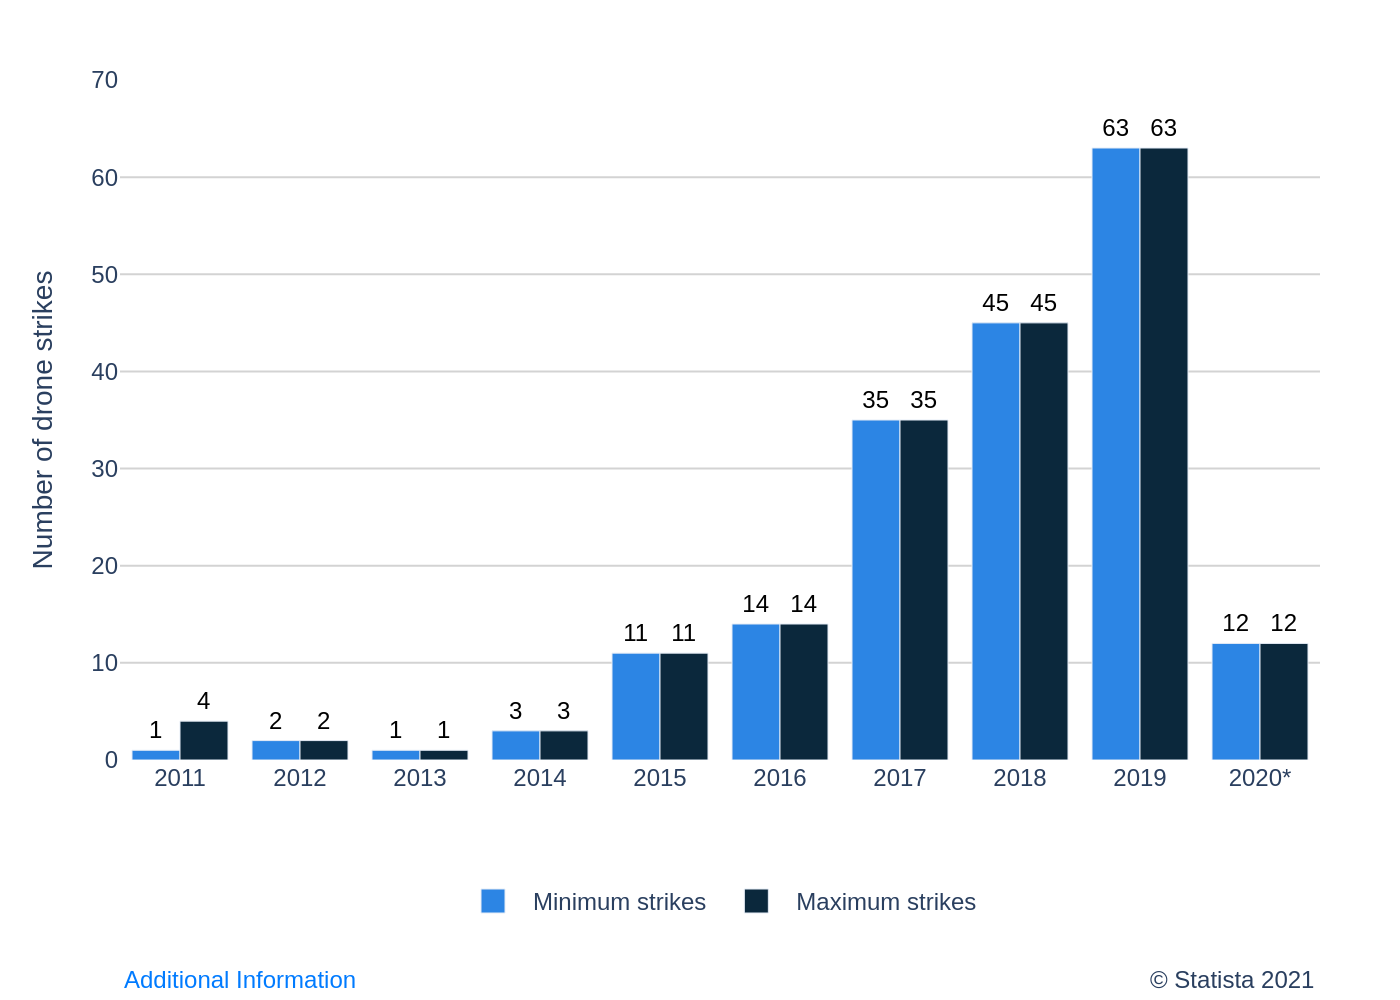

Write Python code to recreate this figure.
import sys
import json
import plotly.graph_objects as go
from pathlib import Path

# Check if a file path is provided as a command-line argument
if len(sys.argv) < 2:
    print(f"Usage: python {sys.argv[0]} <json_file_path>")
    sys.exit(1)

json_path = sys.argv[1]

# Read the chart data and configuration from the specified JSON file
try:
    with open(json_path, 'r', encoding='utf-8') as f:
        chart_config = json.load(f)
except FileNotFoundError:
    print(f"Error: JSON file not found at {json_path}")
    sys.exit(1)
except json.JSONDecodeError:
    print(f"Error: Could not decode JSON from {json_path}")
    sys.exit(1)

# Extract data, texts, and colors from the loaded configuration
chart_data = chart_config.get('chart_data', [])
texts = chart_config.get('texts', {})
colors = chart_config.get('colors', [])

# Initialize the figure
fig = go.Figure()

# Add a bar trace for each data series specified in the JSON
for i, series in enumerate(chart_data):
    fig.add_trace(go.Bar(
        x=series['x'],
        y=series['y'],
        name=series['name'],
        marker_color=colors[i % len(colors)],
        text=series['y'],
        textposition='outside',
        textfont=dict(
            family="Arial",
            size=12,
            color='black'
        ),
        cliponaxis=False
    ))

# Update the layout of the chart
fig.update_layout(
    barmode='group',
    font=dict(family="Arial"),
    title_text=texts.get('title'),
    yaxis=dict(
        title=texts.get('y_axis_title'),
        range=[0, 70],
        dtick=10,
        showgrid=True,
        gridcolor='lightgray',
        zeroline=False
    ),
    xaxis=dict(
        title=texts.get('x_axis_title'),
        tickfont=dict(size=12)
    ),
    legend=dict(
        orientation="h",
        yanchor="bottom",
        y=-0.25,
        xanchor="center",
        x=0.5
    ),
    plot_bgcolor='white',
    paper_bgcolor='white',
    margin=dict(l=60, r=40, b=120, t=40),
    annotations=[
        dict(
            text=texts.get('note'),
            showarrow=False,
            xref='paper',
            yref='paper',
            x=0,
            y=-0.35,
            xanchor='left',
            yanchor='bottom',
            font=dict(color='#007bff') # Matching blue color for link-like text
        ),
        dict(
            text=texts.get('source'),
            showarrow=False,
            xref='paper',
            yref='paper',
            x=1,
            y=-0.35,
            xanchor='right',
            yanchor='bottom'
        )
    ]
)

# Determine the output filename from the input JSON path
base_filename = Path(json_path).stem
output_filename = f"{base_filename}.png"

# Save the figure to a PNG file
fig.write_image(output_filename, scale=2)

print(f"Chart saved as {output_filename}")
